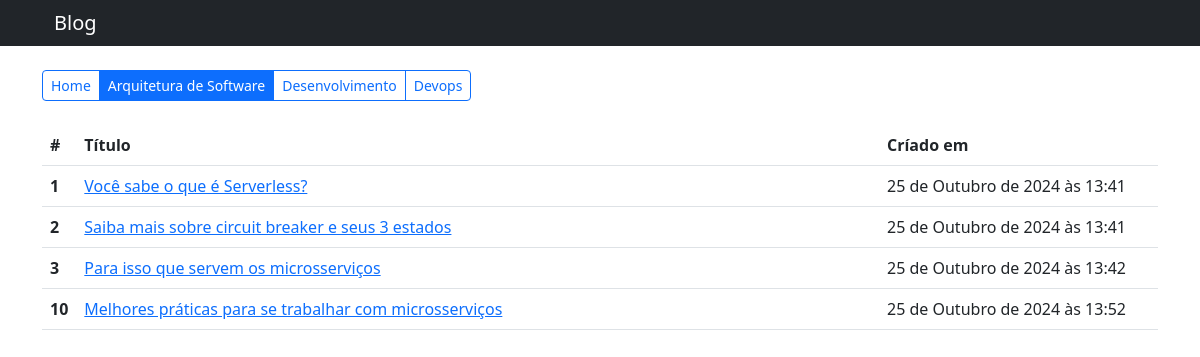
/blog/tag/1/, run on the app's committed database.
### core/models.py (models this page shows, shortened)
class Tag(models.Model):
    name = models.CharField(max_length=50, unique=True, verbose_name='Nome')
    class Meta:
        verbose_name = 'Tag'
        verbose_name_plural = 'Tags'
    def __str__(self):
        return self.name

class Post(models.Model):
    title = models.CharField(max_length=100, unique=True, verbose_name='Título')
    content = models.TextField(verbose_name='Conteúdo')
    created_at = models.DateTimeField(verbose_name='Criado em', null=True, editable=False, auto_now_add=True)
    tags = models.ManyToManyField('Tag', verbose_name='Tags', related_name='posts')
    author = models.ForeignKey('auth.User', on_delete=models.PROTECT, verbose_name='Autor', related_name='posts', editable=False, null=True)
    class Meta:
        verbose_name = 'Post'
        verbose_name_plural = 'Posts'

### core/views.py (the view)
# urls.py: path("blog/tag/<int:id>/", posts_by_tag_view, name="core_posts_by_tag_view"),
def posts_by_tag_view(request, id):
    tags = Tag.objects.all()
    posts = Post.objects.filter(tags__id__icontains=id)
    tag = Tag.objects.get(id=id)
    return render(request, 'core/posts.html', { "tags": tags, "posts": posts, "tag": tag, "id": id })

### core/templates/core/posts.html (shortened to what this page needs)
{% extends 'base.html' %}
{% block content %}
  <div class="btn-group" role="group" aria-label="Basic example">
    {% if not id %}
      <a href="/blog/" class="btn btn-sm btn-primary">Home</a>
    {% else %}
      <a href="/blog/" class="btn btn-sm btn-outline-primary">Home</a>
    {% endif %}
    {% for tag in tags %}
      {% if tag.id == id %}
        <a href="/blog/tag/{{ tag.id }}" class="btn btn-sm btn-primary">{{ tag }}</a>
      {% else %}
        <a href="/blog/tag/{{ tag.id }}" class="btn btn-sm btn-outline-primary">{{ tag }}</a>
      {% endif %}
    {% endfor %}
  </div>
  {% if posts %}
    <table class="table mt-4">
      <thead>
        <tr>
          <th scope="col" width="2%">#</th>
          <th scope="col">Título</th>
          <th scope="col" width="25%">Críado em</th>
        </tr>
      </thead>
      <tbody>
        {% for post in posts %}
          <tr>
            <th scope="row">{{ post.id }}</th>
            <td>
              <a href="/blog/post/{{ post.id }}">{{ post.title }}</a>
            </td>
            <td>{{ post.created_at }}</td>
          </tr>
        {% endfor %}
      </tbody>
    </table>
  {% endif %}
{% endblock %}

### data on the page
Tag: name "Arquitetura de Software"
Tag: name "Desenvolvimento"
Tag: name "Devops"
Post: id "1", title "Você sabe o que é Serverless?", created_at "25 de Outubro de 2024 às 13:41"
Post: id "2", title "Saiba mais sobre circuit breaker e seus 3 estados", created_at "25 de Outubro de 2024 às 13:41"
Post: id "3", title "Para isso que servem os microsserviços", created_at "25 de Outubro de 2024 às 13:42"
Post: id "10", title "Melhores práticas para se trabalhar com microsserviços", created_at "25 de Outubro de 2024 às 13:52"
